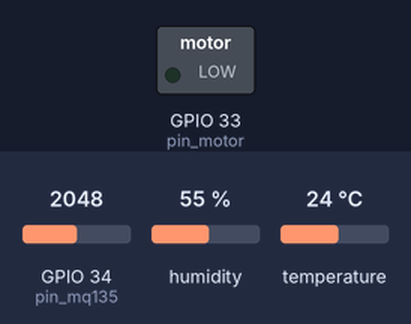
Recording of a sketch running on a simulated ESP32. On the bench: switched loads named in the sketch (green lamp = pin HIGH). The inputs (shaded band) are chosen by the test bench; at power-on: GPIO 34 (pin_mq135) = 2048, humidity 55 %, temperature 24 °C. WiFi joins after 1.5 s; servers stay silent unless stated; uploads are accepted with an empty reply; what the sketch prints to the serial monitor is not drawn.

Above: at 0.1 s.
At 2.8 s:
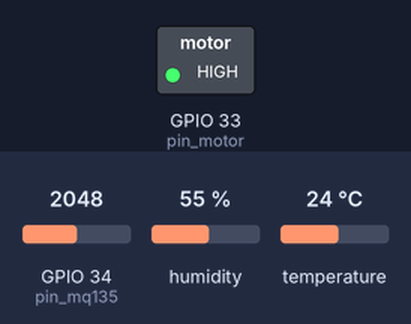
Timing chart, 0 to 4.3 s (numbered marks = the images above):
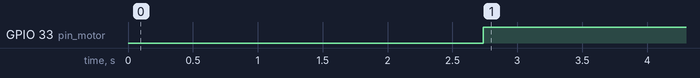

The sketch:

aire_sano.ino
```cpp
#include <DHT.h>
#include <MQ135.h>
#include <WiFi.h>
#include <HTTPClient.h>;
#include <ArduinoJson.h>;

#define DHTPIN 4
#define DHTTYPE DHT11
#define pin_motor 33
#define pin_mq135 34

#define WIFI_NETWORK ""
#define WIFI_PASSWORD ""
#define SERVER_NAME ""

#define WIFI_TIMEOUT_MS 60000

char jsonOutput[128];

DHT dht(DHTPIN, DHTTYPE);
MQ135 gasSensor = MQ135(pin_mq135);

HTTPClient client;

void connectToWiFi(){
  Serial.print("Connecting to WiFi");
  WiFi.mode(WIFI_STA);
  WiFi.begin(WIFI_NETWORK, WIFI_PASSWORD);

  unsigned long startAttemptTime = millis();

  while(WiFi.status() != WL_CONNECTED & millis() - startAttemptTime < WIFI_TIMEOUT_MS){
    Serial.print(".");
    delay(100);
  }

  if(WiFi.status() != WL_CONNECTED){
    Serial.println("Failed!");
  } else{
    Serial.print("Connected!");
    Serial.println(WiFi.localIP());
  }
}

void setup() {

  Serial.begin(9600);
  pinMode(pin_motor, OUTPUT);
  pinMode(pin_mq135, INPUT);
  dht.begin();
  connectToWiFi();
  client.begin(SERVER_NAME);
  client.addHeader("Content-Type", "application/json");
  delay(1000);

}

void loop() {
  float air_quality = analogRead(pin_mq135);
  //float air_quality = gasSensor.getPPM();
  float humedad = dht.readHumidity();
  float temperatura = dht.readTemperature();
  Serial.println(air_quality);
  const size_t CAPACITY = JSON_OBJECT_SIZE(3);
  StaticJsonDocument<CAPACITY> doc;

  JsonObject object = doc.to<JsonObject>();
  object["temperature"] = temperatura;
  object["humidity"] = humedad;
  object["airQuality"] = air_quality;

  serializeJson(doc, jsonOutput);

  int httpCode = client.POST(String(jsonOutput));

  if(httpCode > 0){
    String payload = client.getString();
    Serial.println("\nStatuscode: " + String(httpCode));
    Serial.println(jsonOutput);
    Serial.println(payload);
  }
  else{
    Serial.println("Error on HTTP request");
    String payload = client.getString();
    Serial.println("\nStatuscode: " + String(httpCode));
    Serial.println(jsonOutput);
    Serial.println(payload);
  }

  if (temperatura > 28){
    digitalWrite(pin_motor, HIGH);
  }
  else if (humedad > 80){
    digitalWrite(pin_motor, HIGH);
  }
  else if (air_quality > 800){
    digitalWrite(pin_motor, HIGH);
  }
  else{
    digitalWrite(pin_motor, LOW);
  }

  //delay(300000);
  //delay(30000);
  delay(5000);
}
```

Measured:
- by itself, GPIO 33 (pin_motor): LOW → HIGH at 2.7 s
